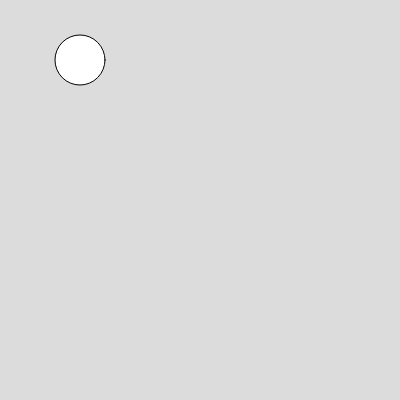
Frame 1 (no input)
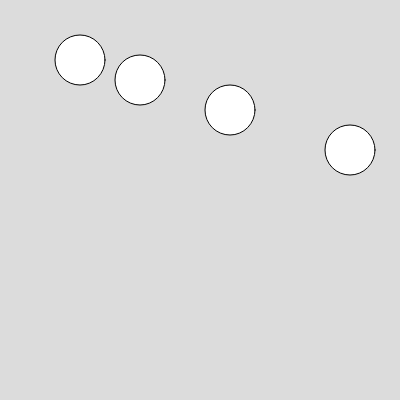
Frame 60 (no input)
Frame 120 (the mouse pressed at the canvas centre since frame 60): identical to frame 60, image omitted

The p5.js sketch that drew these frames (run headless with seeded random() and noise() and a simulated clock; from frame 60 on, the mouse is pressed at the canvas centre):

// p5.js sketch
// ── sketch.js
let x, y;
let xSpd, ySpd;
let xAcc, yAcc;

function setup() {
  createCanvas(400, 400);
  background(220);

  x = 50;
  y = 50;
  xSpd = 0;
  ySpd = 0;
  xAcc = 30;
  yAcc = 10;
}

function draw() {
  //background(220);

  // update the speed
  xSpd = xSpd + xAcc;
  ySpd = ySpd + yAcc;

  // update the position
  x = x + xSpd;
  y = y + ySpd;

  // display the circle
  circle(x, y, 50);
}
